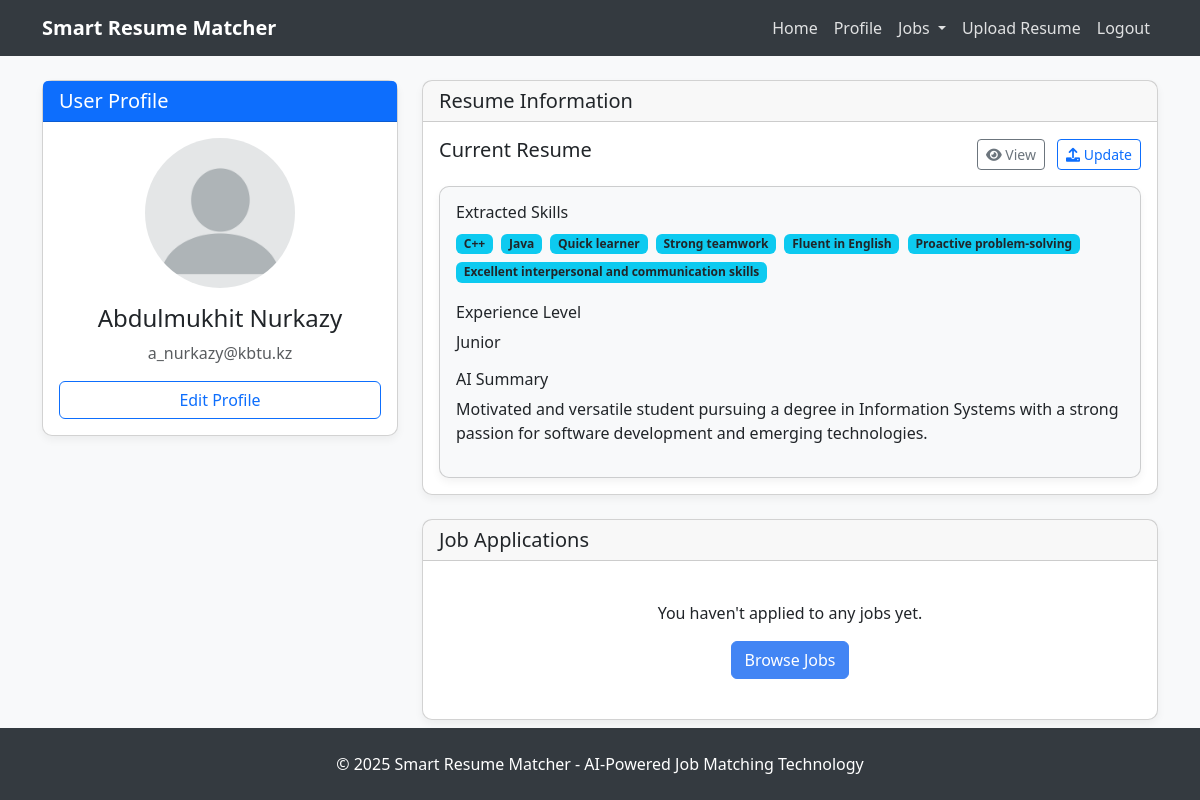
The app's page /profile/ (signed in) with its own data.
### accounts/models.py (models this page shows, shortened)
class User(AbstractUser):
    email = models.EmailField(unique=True)
    phone = models.CharField(max_length=20, blank=True, null=True)
    profile_picture = SafeImageField(upload_to='profile_pics/', blank=True, null=True)
    is_email_verified = models.BooleanField(default=False)
    created_at = models.DateTimeField(auto_now_add=True)
    updated_at = models.DateTimeField(auto_now=True)
    USERNAME_FIELD = 'email'
    REQUIRED_FIELDS = ['username']
    def get_profile_picture_url(self):
        try:
            return None
        except ValueError:
            self.profile_picture = None
            self.save(update_fields=['profile_picture'])
            return None
        except Exception:
            return None

### resumes/models.py (models this page shows, shortened)
class Resume(models.Model):
    STATUS_CHOICES = [
        ('pending', 'Pending Analysis'),
        ('processing', 'Processing'),
        ('completed', 'Analysis Completed'),
        ('failed', 'Analysis Failed'),
    ]
    user = models.ForeignKey(User, on_delete=models.CASCADE, related_name='resumes')
    file = models.FileField(
        upload_to=resume_upload_path,
        validators=[FileExtensionValidator(allowed_extensions=['pdf'])],
        help_text='Only PDF files are allowed'
    )
    original_filename = models.CharField(max_length=255)
    status = models.CharField(max_length=20, choices=STATUS_CHOICES, default='pending')
    analysis_started_at = models.DateTimeField(null=True, blank=True)
    analysis_completed_at = models.DateTimeField(null=True, blank=True)
    raw_text = models.TextField(blank=True)
    extracted_skills = models.JSONField(default=list, blank=True)
    experience_level = models.CharField(max_length=50, blank=True)
    job_titles = models.JSONField(default=list, blank=True)
    education = models.JSONField(default=list, blank=True)
    work_experience = models.JSONField(default=list, blank=True)
    analysis_summary = models.TextField(blank=True)
    confidence_score = models.FloatField(null=True, blank=True)
    file_size = models.PositiveIntegerField(default=0)
    created_at = models.DateTimeField(auto_now_add=True)
    updated_at = models.DateTimeField(auto_now=True)
    is_active = models.BooleanField(default=True)
    class Meta:
        ordering = ['-created_at']
        verbose_name = 'Resume'
        verbose_name_plural = 'Resumes'

### accounts/views.py (the view)
# urls.py: path('profile/', profile_view, name='profile'),
@login_required
def profile_view(request):
    user = request.user
    try:
        if user.profile_picture and hasattr(user.profile_picture, 'name'):
            if not os.path.exists(os.path.join(settings.MEDIA_ROOT, user.profile_picture.name)):
                user.profile_picture = None
                user.save(update_fields=['profile_picture'])
    except ValueError:
        user.profile_picture = None
        user.save(update_fields=['profile_picture'])
    user_resume = Resume.objects.filter(user=user).order_by('-created_at').first()
    job_applications = JobApplication.objects.filter(user=user).order_by('-applied_date')
    context = {
        'user_resume': user_resume,
        'job_applications': job_applications,
    }
    return render(request, 'accounts/profile.html', context)

### templates/accounts/profile.html (shortened to what this page needs)
{% extends 'base.html' %}
{% load static %}
{% block content %}
<div class="row">
    <div class="col-md-4">
        <div class="card mb-4">
            <div class="card-header bg-primary text-white">
                <h5 class="mb-0">User Profile</h5>
            </div>
            <div class="card-body text-center">
                <div class="mb-3">
                    <img src="{% firstof user.get_profile_picture_url static 'images/default-profile.png' %}"
                         alt="{% if user.get_profile_picture_url %}Profile Picture{% else %}Default Profile Picture{% endif %}"
                         class="img-fluid rounded-circle"
                         style="max-width: 150px;"
                         onerror="this.src='{% static 'images/default-profile.png' %}'; this.onerror='';">
                </div>
                <h4>{{ user.get_full_name }}</h4>
                <p class="text-muted">{{ user.email }}</p>
                <div class="d-grid gap-2 mt-3">
                    <a href="{% url 'edit_profile' %}" class="btn btn-outline-primary">Edit Profile</a>
                </div>
            </div>
        </div>
    </div>
    <div class="col-md-8">
        <div class="card mb-4">
            <div class="card-header">
                <h5 class="mb-0">Resume Information</h5>
            </div>
            <div class="card-body">
                {% if user_resume %}
                    <div class="d-flex justify-content-between align-items-center mb-3">
                        <h5>Current Resume</h5>
                        <div>
                            <a href="{{ user_resume.file.url }}" class="btn btn-sm btn-outline-secondary me-2" target="_blank">
                                <i class="fas fa-eye"></i> View
                            </a>
                            <a href="{% url 'resume_upload' %}" class="btn btn-sm btn-outline-primary">
                                <i class="fas fa-upload"></i> Update
                            </a>
                        </div>
                    </div>
                    <div class="card bg-light">
                        <div class="card-body">
                            <div class="mb-3">
                                <h6>Extracted Skills</h6>
                                <div>
                                    {% if user_resume.extracted_skills %}
                                        {% for skill in user_resume.extracted_skills %}
                                            <span class="badge bg-info text-dark me-1 mb-1">{{ skill }}</span>
                                        {% endfor %}
                                    {% else %}
                                        <p class="text-muted">No skills extracted</p>
                                    {% endif %}
                                </div>
                            </div>
                            <div class="mb-3">
                                <h6>Experience Level</h6>
                                <p>{{ user_resume.experience_level|title|default:"Not specified" }}</p>
                            </div>
                            <div>
                                <h6>AI Summary</h6>
                                <p>{{ user_resume.analysis_summary|default:"No summary available" }}</p>
                            </div>
                        </div>
                    </div>
                {% endif %}
            </div>
        </div>
        <div class="card">
            <div class="card-header">
                <h5 class="mb-0">Job Applications</h5>
            </div>
            <div class="card-body">
                {% if job_applications %}
                    <div class="table-responsive">
                        <table class="table table-hover">
                            <thead>
                                <tr>
                                    <th>Job Title</th>
                                    <th>Company</th>
                                    <th>Match Score</th>
                                    <th>Date Applied</th>
                                    <th>Status</th>
                                </tr>
                            </thead>
                            <tbody>
                                {% for application in job_applications %}
                                    <tr>
                                        <td>
                                            <a href="{% url 'job_detail' application.job.id %}">
                                                {{ application.job.title }}
                                            </a>
                                        </td>
                                        <td>{{ application.job.company_name }}</td>
                                        <td>
                                            <div class="progress" style="height: 10px;">
                                                <div class="progress-bar" role="progressbar"
                                                    style="width: {{ application.match_score }}%;"
                                                    aria-valuenow="{{ application.match_score }}"
                                                    aria-valuemin="0"
                                                    aria-valuemax="100">
                                                </div>
                                            </div>
                                            <small>{{ application.match_score }}%</small>
                                        </td>
                                        <td>{{ application.applied_date|date:"M d, Y" }}</td>
                                        <td>
                                            <span class="badge bg-{{ application.get_status_color }}">
                                                {{ application.get_status_display }}
                                            </span>
                                        </td>
                                    </tr>
                                {% endfor %}
                            </tbody>
                        </table>
                    </div>
                {% else %}
                    <div class="text-center py-4">
                        <p>You haven't applied to any jobs yet.</p>
                        <a href="{% url 'job_search' %}" class="btn btn-primary">Browse Jobs</a>
                    </div>
                {% endif %}
            </div>
        </div>
    </div>
</div>
{% endblock %}

### templates/base.html (style rules this page uses)
body { min-height: 100vh; display: flex; flex-direction: column; background-color: #f8f9fa; }
.btn-primary { background-color: #4285f4; border-color: #4285f4; }
.card { border-radius: 10px; box-shadow: 0 4px 8px rgba(0, 0, 0, 0.05); }

### records on screen
User: get_full_name "Abdulmukhit Nurkazy", email "a_nurkazy@kbtu.kz"
Resume: experience_level "Junior", analysis_summary "Motivated and versatile student pursuing a degree in Information Systems with a strong passion for software development and emerging technologies."

### other values on screen
{{ skill }} "C++" "Java" "Quick learner" "Strong teamwork" "Fluent in English" "Proactive problem-solving" "Excellent interpersonal and communication skills"
